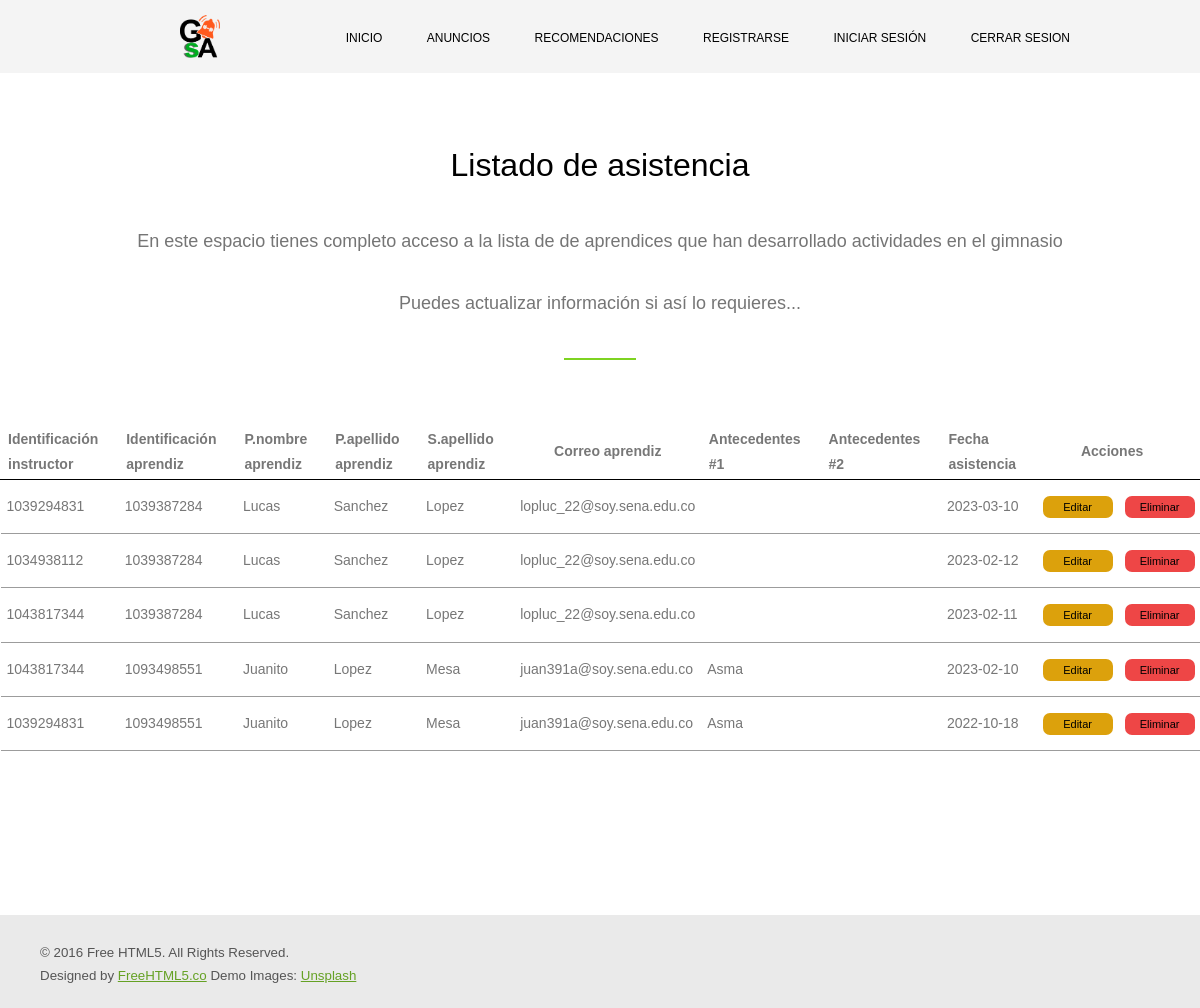
The page /view/Instructor-Act-ListaAsistencia.php (signed in) on the database its author committed.
### tables this page shows
create table asistencia
(
  id_registro_asis integer not null auto_increment,
  id_instruc_asis bigint not null,
  fk_id_aprend_asis bigint not null,
  fecha_asis date not null,
  primary key (id_registro_asis)
);

create table usuarios
(
  id_user bigint not null,
  fk_tipo_user integer not null,
  nom1_user varchar(30) not null,
  nom2_user varchar(30) null,
  ape1_user varchar(30) not null,
  ape2_user varchar(30) null,
  correo_sena_user varchar(80) not null,
  contrasena varchar(80) not null,
  fk_anteced_salud_sel varchar(80) not null,
  anteced_salud_inp varchar(255) null,
  primary key (id_user)
);

### view/Instructor-Act-ListaAsistencia.php (the view, shortened to what this page needs)
<!DOCTYPE html>
<html lang="en">
<head>
    <link rel="stylesheet" href="css/style.css">
</head>
<body>
    <?php
		include("../model/conexion.php");
	?>
    <div class="navbar">
        <img src="Imagenes/Logo_GsA-removebg-preview.png" class="logo">
        <ul>
            <li><a href="index.html">Inicio</a></li>
            <li><a href="Anuncios.html">Anuncios</a></li>
            <li><a href="Recomendaciones.html">Recomendaciones</a></li>
            <li><a href="Registro.php">Registrarse</a></li>
            <li><a href="Inicio_Sesion.html">Iniciar sesión</a></li>
			      <li id="liFinLinea"><a href="../model/salir.php">Cerrar Sesion</a></li>
        </ul>
    </div>
    <section id="Asistencia">
		<div class="container">
			<div class="row row-pb-md">
				<div class="col-md-8 heading">
					<h1>Listado de asistencia</h1>
					<p class="sub-doub">En este espacio tienes completo acceso a la lista de de aprendices que han desarrollado actividades en el gimnasio</p>
                    <p class="sub">Puedes actualizar información si así lo requieres...</p>
				</div>
			</div>
			<div class="row">
				<div class="cont-r">
          <table id="lista_asistencia">
            <thead>
              <tr>
                <th class="col">Identificación instructor</th>
                <th class="col">Identificación aprendiz</th>
                <th class="col">P.nombre aprendiz</th>
                <th class="col">P.apellido aprendiz</th>
                <th class="col">S.apellido aprendiz</th>
                <th class="col">Correo aprendiz</th>
                <th class="col">Antecedentes #1</th>
                <th class="col">Antecedentes #2</th>
                <th class="col fechasist">Fecha asistencia</th>
                <th class="col" colspan="2">Acciones</th>
              </tr>
            </thead>
            <tbody>
              <?php
                  $sql="SELECT id_registro_asis, id_instruc_asis, fk_id_aprend_asis, nom1_user, ape1_user, ape2_user, correo_sena_user, fk_anteced_salud_sel, anteced_salud_inp, fecha_asis
                  FROM asistencia
                  INNER JOIN usuarios
                  ON fk_id_aprend_asis=id_user
                  ORDER BY fecha_asis DESC";
                  $query=$conexion->query($sql);
                  while($result=$query->fetch_assoc()){
                      $iid_registro_asis=stripslashes($result["id_registro_asis"]);
                      $iid_instructor=stripslashes($result["id_instruc_asis"]);
                      $iid_aprendiz=stripslashes($result["fk_id_aprend_asis"]);
                      $nnom1_aprendiz=stripslashes($result["nom1_user"]);
                      $aape1_aprendiz=stripslashes($result["ape1_user"]);
                      $aape2_aprendiz=stripslashes($result["ape2_user"]);
                      $ccorreo_aprendiz=stripslashes($result["correo_sena_user"]);
                      $aanteced_salud_sel=stripslashes($result["fk_anteced_salud_sel"]);
                      $anteced_salud_inp=stripslashes($result["anteced_salud_inp"]);
                      $ffecha_asis=stripslashes($result["fecha_asis"]);
              ?>
              <tr>
              <?php
                  echo "
                      <td class='tds'>$iid_instructor</td>
                      <td class='tds'>$iid_aprendiz</td>
                      <td class='tds'>$nnom1_aprendiz</td>
                      <td class='tds'>$aape1_aprendiz</td>
                      <td class='tds'>$aape2_aprendiz</td>
                      <td class='tds'>$ccorreo_aprendiz</td>
                      <td class='tds'>$aanteced_salud_sel</td>
                      <td class='tds'>$anteced_salud_inp</td>
                      <td class='tds fechasist'>$ffecha_asis</td>
                      <td class='tds'><a href='Instructor-Act-Editar.php?id=$iid_registro_asis'><button type='button' class='btn btn-update'>Editar</button></a></td>
                      <td class='tds'><button type='button' class='btn btn-delete' onclick='showConfirmBox()'>Eliminar</button></td>
                      <div class='overlay' id='overlay' hidden>
                        <div class='confirm-box'>
                          <br>
                          <h2>Confirmación de decisión</h2>
                          <p>Está segur@ de que quiere eliminar el registro de asitencia?</p>
                          <br>
                          <button id='confirma' onclick='isConfirm(true,$iid_registro_asis)'>Si</button>
                          <button id='denega'onclick='isConfirm(false)''>No</button>
                        </div>
                      </div>
                      <script>
                        function showConfirmBox() {
                          document.getElementById('overlay').hidden = false;
                        }
                        function closeConfirmBox() {
                          document.getElementById('overlay').hidden = true;
                        }
                        function isConfirm(answer,id) {
                          if (answer) {
                            location.href ='../controller/c_asis_delete.php?id='+id;
                          }
                          closeConfirmBox();
                        }
                      </script>
                    ";
	            ?>
              </tr>
              <?php
                  }
              ?>
            </tbody>
          </table>
				</div>
			</div>
		</div>
	</section>
	<footer id="footer">
		<div class="container">
			<div class="row copyright">
				<div class="col-md-12">
					<p class="pull-left">
						<small class="block" style="padding-bottom: 8px;">&copy; 2016 Free HTML5. All Rights Reserved.</small>
						<small class="block">Designed by <a href="http://freehtml5.co/" target="_blank" style="color: #65a124;">FreeHTML5.co</a> Demo Images: <a href="http://unsplash.com/" target="_blank" style="color: #65a124;">Unsplash</a></small>
					</p>
				</div>
			</div>
		</div>
	</footer>
</body>
</html>

### view/CSS/style.css (style rules this page uses)
* { margin: 0; padding: 0; font-family: sans-serif; }
.navbar { width: 100%; margin: auto; padding: 15px 0; display: flex; align-items: center; justify-content: space-between; background: #eeeeee9c; }
.logo { padding-left: 15%; width: 40px; cursor: pointer; }
#liFinLinea { margin-right: 130px; }
.navbar ul li { list-style: none; display: inline-block; margin: 0 20px; position: relative; }
.navbar ul li a { text-decoration: none; color: #000000; text-transform: uppercase; font-size: 12px; }
.navbar ul li::after { content: ""; height: 3px; width: 0; background: #7ED321; position: absolute; left: 0; bottom: -10px; transition: 0.5s; }
.container { margin-right: auto; margin-left: auto; padding-left: 15px; padding-right: 15px; position: relative; z-index: 10; }
#Anuncios, #Recomendaciones, #Registrarse, #IniciarSesion, #Recup_contra, #Apre_Inst, #Planificador, #Asistencia { padding: 4em 0; clear: both; font-weight: 400; font-size: 16px; line-height: 1.8; color: #777; background: #fff; min-height: 78vh; }
#Anuncios .heading, #Recomendaciones .heading, #Registrarse .heading, #IniciarSesion .heading, #Recup_contra .heading, #Apre_Inst .heading, #Planificador .heading, #Asistencia .heading { position: relative; text-align: center; width: 80%; margin: 0 auto; }
#Anuncios h1, #Recomendaciones h1, #Registrarse h1, #IniciarSesion h1, #Recup_contra h1, #Apre_Inst h1, #Planificador h1, #Asistencia h1 { color: #000; font-weight: 500; margin: 0 0 30px 0; font-size: 32px; }
.heading .sub { width: 100%; margin: 0 auto; padding-bottom: 40px; font-size: 18px; color: #757575; }
.heading .sub:after { bottom: 0; left: 50%; margin-left: -36px; content: ""; position: absolute; width: 72px; height: 2px; background: #7ED321; }
.row { margin-left: -15px; margin-right: -15px; }
.row:before, .row:after { content: " "; display: table; }
.row:after { clear: both; }
.row-pb-md { padding-bottom: 4em; }
.col-md-8, .col-md-12 { position: relative; min-height: 1px; padding-left: 15px; padding-right: 15px; }
@media (min-width: 992px) { #Anuncios .col-md-6, #Recomendaciones .col-md-6, #Apre_Inst .col-md-6, .col-md-12 { float: left; } }
.heading .sub-doub { width: 100%; margin: 0 auto; padding-bottom: 30px; font-size: 18px; color: #757575; }
.cont-r { margin-bottom: 100px; }
#lista_asistencia { margin: 0 auto; width: 700px; font-size: 14px; border-collapse: collapse; }
#lista_asistencia .col { border: 1px solid white; border-bottom-color: #000000; }
#lista_asistencia th, #lista_asistencia td { padding: 14px 6px; text-align: start; }
#lista_asistencia th:nth-child(6), #lista_asistencia th:nth-child(10) { text-align: center; }
#lista_asistencia th { padding: 2px 20px 2px 7px; }
#lista_asistencia th:nth-child(6) { padding: 2px 8px; }
.tds { border-bottom: 1px solid #9c9c9c; }
.fechasist { padding: 0px; }
.btn { width: 70px; padding: 5px 2px; cursor: pointer; font-size: 11px; }
.btn-update { border: 0px; border-radius: 7px; background-color: rgb(220, 161, 12); }
.btn-delete { border: 0px; border-radius: 7px; background-color: rgb(238, 70, 70); }
#footer { padding-top: 30px; padding-bottom: 25px; padding-left: 25px; background:#eaeaea; font-family: sans-serif; color: #555555; }
#footer .copyright .block { display: block; }

### rows shown on the page
asistencia: id_instruc_asis "1039294831", fk_id_aprend_asis "1039387284", fk_id_aprend_asis.nom1_user "Lucas", fk_id_aprend_asis.ape1_user "Sanchez", fk_id_aprend_asis.ape2_user "Lopez", fk_id_aprend_asis.correo_sena_user "lopluc_22@soy.sena.edu.co", fecha_asis "2023-03-10"
asistencia: id_instruc_asis "1034938112", fk_id_aprend_asis "1039387284", fk_id_aprend_asis.nom1_user "Lucas", fk_id_aprend_asis.ape1_user "Sanchez", fk_id_aprend_asis.ape2_user "Lopez", fk_id_aprend_asis.correo_sena_user "lopluc_22@soy.sena.edu.co", fecha_asis "2023-02-12"
asistencia: id_instruc_asis "1043817344", fk_id_aprend_asis "1039387284", fk_id_aprend_asis.nom1_user "Lucas", fk_id_aprend_asis.ape1_user "Sanchez", fk_id_aprend_asis.ape2_user "Lopez", fk_id_aprend_asis.correo_sena_user "lopluc_22@soy.sena.edu.co", fecha_asis "2023-02-11"
asistencia: id_instruc_asis "1043817344", fk_id_aprend_asis "1093498551", fk_id_aprend_asis.nom1_user "Juanito", fk_id_aprend_asis.ape1_user "Lopez", fk_id_aprend_asis.ape2_user "Mesa", fk_id_aprend_asis.correo_sena_user "juan391a@soy.sena.edu.co", fk_id_aprend_asis.fk_anteced_salud_sel "Asma", fecha_asis "2023-02-10"
asistencia: id_instruc_asis "1039294831", fk_id_aprend_asis "1093498551", fk_id_aprend_asis.nom1_user "Juanito", fk_id_aprend_asis.ape1_user "Lopez", fk_id_aprend_asis.ape2_user "Mesa", fk_id_aprend_asis.correo_sena_user "juan391a@soy.sena.edu.co", fk_id_aprend_asis.fk_anteced_salud_sel "Asma", fecha_asis "2022-10-18"
